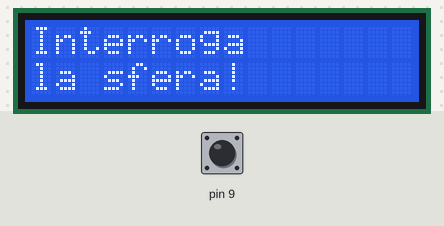
Simulated run of this sketch. Board: Arduino Uno, built with avr-gcc and run on an emulated ATmega328P. On the bench: 16×2 character LCD. The test bench sets the inputs (shaded band); at power-on: pin 9 LOW. Random numbers use the default seed unless the sketch sets one; what the sketch prints to the serial monitor is not drawn.

Above: at 1.2 s.
1.3 s: pin 9 driven HIGH
At 3.6 s:
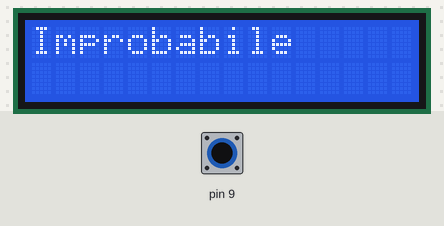
3.7 s: pin 9 driven LOW
5.2 s: pin 9 driven HIGH
At 5.35 s:
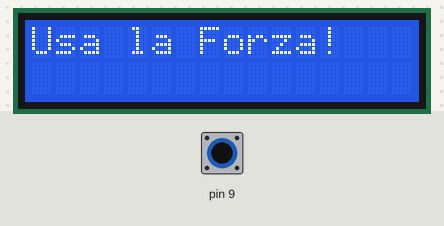
8.2 s: pin 9 pulsed LOW 2 times (0.12 s each, 0.3 s apart)
At 8.67 s:
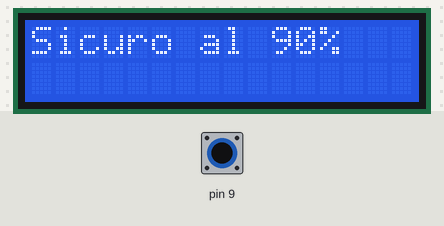
11.8 s: pin 9 driven LOW
At 12.5 s:
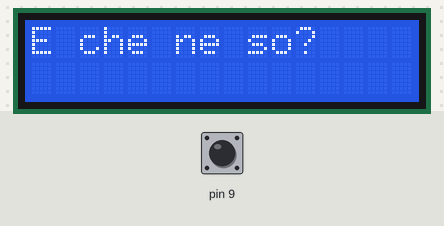
13.3 s: pin 9 driven HIGH
At 13.75 s:
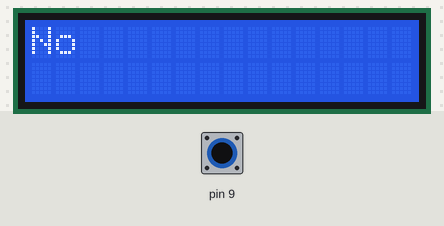

The sketch:

crystal_ball.ino
```cpp
/**
 * This is a variation on project n. 11 into the starter kit manual.
 *
 * In my implementation I am not using a tilt sensor. I am simply
 * using a push button. I rearranged the connections with respect
 * to what it is suggested into the manual, so that the circuit is
 * cleaner on the breadboard (I added a photo of the final circuit).
 * Notice that this project does not require any PWM signal. All
 * the pins used for LCD control are used as digital pins. Notice
 * also that I used a 1k resistor for the "LED+" pin. In the manual
 * it is suggested to use a 220 ohm resistor, but I read the data
 * sheet and there is no suggestion on the resistance. The data
 * sheet simply says not to connect that pin directly to 5V Vcc.
 * So I started with 220 ohm and then tried to raise the resistance.
 *
 * In the software implementation I am using the "Observer design
 * pattern": I have one observer for the pushbutton, while the
 * observed object is the LCD controller.
 *
 * Final note: the messages of my sphere are in Italian.
 *
 * Author: Michele De Stefano
 */

#include <LiquidCrystal.h>

static uint8_t const RS_PIN(5), ENABLE_PIN(8), D4_PIN(10), D5_PIN(11), D6_PIN(12), D7_PIN(13);
static uint8_t const SWITCH_PIN(9);
static unsigned long const RESET_DELAY_MILLIS = 5000;
static unsigned long const ANSWER_DELAY_MILLIS = 500;

class LiquidCrystalController {
public:

  LiquidCrystalController() :
    m_lcd(RS_PIN, ENABLE_PIN, D4_PIN, D5_PIN, D6_PIN, D7_PIN)
  {}

  void init() {
    m_lcd.begin(16, 2);
    reset();
    Serial.print("Num. possible answers: ");
    Serial.println(k_num_answers);
  }

  void provide_answer() {
    long const answer_index = random(k_num_answers);
    m_lcd.clear();
    m_lcd.print(k_answers[answer_index]);
    m_last_answer_t = millis();
    m_needs_reset = true;
  }

  void step() {
    if (m_needs_reset && millis() - m_last_answer_t >= RESET_DELAY_MILLIS) reset();
  }

private:

  void reset() {
    m_lcd.clear();
    m_lcd.print("Interroga");
    m_lcd.setCursor(0, 1);
    m_lcd.print("la sfera!");
    m_needs_reset = false;
    m_last_answer_t = 0;
  }

private:

  static const String k_answers[];

  static const uint8_t k_num_answers;

  LiquidCrystal m_lcd;

  unsigned long m_last_answer_t = 0;

  bool m_needs_reset = false;
};

const String LiquidCrystalController::k_answers[] = {
  "Improbabile", "Si", "No", "Non te lo dico", "E che ne so?", "Tu lo sai", "Forse",
  "Stai scherzando?", "Ho parlato", "Impossibile", "Pplrrr!!!", "Questa e' la via",
  "Usa la Forza!", "Sicuro al 100%", "Certo", "Sicuro al 90%", "Sulla Terra?", "Su Marte?"
};

const uint8_t LiquidCrystalController::k_num_answers =
  sizeof(LiquidCrystalController::k_answers) / sizeof(LiquidCrystalController::k_answers[0]);


class PushbuttonObserver {
public:

  PushbuttonObserver() : m_input_pin(SWITCH_PIN) {}

  void init(LiquidCrystalController* lcd_controller) {
    m_lcd_controller = lcd_controller;
    pinMode(m_input_pin, INPUT);
  }

  void step() {
    if (!m_was_pushed && digitalRead(m_input_pin) == HIGH) {
      m_was_pushed = true;
      m_push_t = millis();
    } else if (m_was_pushed && m_push_t - millis() >= ANSWER_DELAY_MILLIS) {
      m_lcd_controller->provide_answer();
      m_was_pushed = false;
      m_push_t = 0;
    }
  }

private:

  uint8_t const m_input_pin;

  LiquidCrystalController* m_lcd_controller = nullptr;

  bool m_was_pushed = false;

  unsigned long m_push_t = 0;
};


static LiquidCrystalController lcd_controller;

static PushbuttonObserver button_observer;

void setup() {
  Serial.begin(9600);
  lcd_controller.init();
  button_observer.init(&lcd_controller);
  Serial.println("Setup finished");
}

void loop() {
  button_observer.step();
  lcd_controller.step();
}
```

Measured:
- after the input at 1.3 s, the display: first changes at once (image 1 shows a later state)
- after the input at 3.7 s, every drawn part: stays the same
- after the input at 5.2 s, the display: changes at once (image 2)
